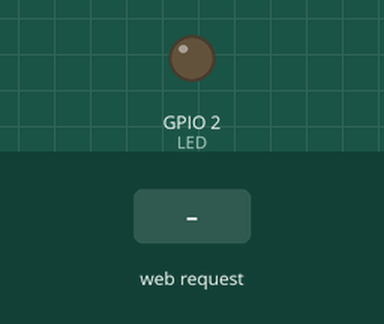
Recording of a sketch running on a simulated ESP8266 (NodeMCU). Parts: output pins drawn as LEDs (lit = HIGH). Inputs (shaded band) come from the test bench. WiFi joins after 1.5 s; servers stay silent unless stated; what the sketch prints to the serial monitor is not drawn.

Above: at 2.7 s.
2.8 s: HTTP request GET /setLED?LEDstate=0 received
At 3.1 s:
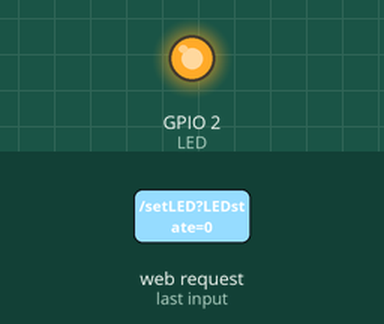
4.3 s: HTTP request GET /setLED?LEDstate=1 received
At 5.4 s:
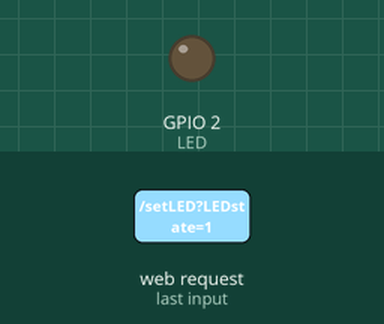
5.8 s: HTTP request GET /setLED received
At 6.6 s:
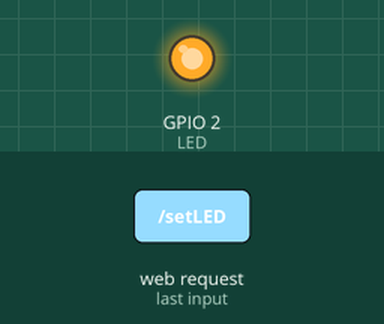
Timing chart, 0 to 8.8 s (numbered marks = the images above; inputs shaded):
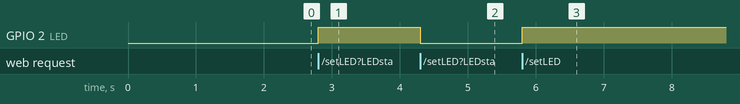

Measured:
- after the input at 2.8 s, GPIO 2 (LED): LOW → HIGH at once
- after the input at 4.3 s, GPIO 2 (LED): HIGH → LOW at once
- after the input at 5.8 s, GPIO 2 (LED): LOW → HIGH at once

The sketch:

nodemcu_http_server.ino
```cpp
/*
 * ESP8266 NodeMCU AJAX Demo
 * Updates and Gets data from webpage without page refresh
 * https://circuits4you.com
 */
#include <ESP8266WiFi.h>
#include <WiFiClient.h>
#include <ESP8266WebServer.h>

#include "index.h" //Our HTML webpage contents with javascripts

#define LED 2  //On board LED
const int trigPin = 5;  //D1
const int echoPin = 4;  //D2
long duration;
int distance;
int fill=50, time_to_fill=1;


//SSID and Password of your WiFi router
const char* ssid = "******";  // Enter SSID here
const char* password = "******";  // Enter password here

ESP8266WebServer server(80); //Server on port 80

//===============================================================
// This routine is executed when you open its IP in browser
//===============================================================
void handleRoot() {
 String s = MAIN_page; //Read HTML contents
 server.send(200, "text/html", s); //Send web page
}

void handleADC() {
 //int a = analogRead(A0);
 //String adcValue = String(a);

 digitalWrite(trigPin, LOW);
 delayMicroseconds(2);
  // Sets the trigPin on HIGH state for 10 micro seconds
 digitalWrite(trigPin, HIGH);
 delayMicroseconds(10);
 digitalWrite(trigPin, LOW);
 // Reads the echoPin, returns the sound wave travel time in microseconds
 duration = pulseIn(echoPin, HIGH);
 // Calculating the distance
 distance= duration*0.034/2;
 if (distance<115 && distance>0)
    {
      fill= 116-distance;
    }

 String adcValue = String(fill);

 server.send(200, "text/plane", adcValue); //Send ADC value only to client ajax request
}

void handleADC1() {
  time_to_fill=(distance-20)*5/31;
  String adcValue1 = String(time_to_fill);
  server.send(200, "text/plane", adcValue1);

}

void handleLED() {
 String ledState = "OFF";
 String t_state = server.arg("LEDstate"); //Refer  xhttp.open("GET", "setLED?LEDstate="+led, true);
 Serial.println(t_state);
 if(t_state == "1")
 {
  digitalWrite(LED,LOW); //LED ON
  ledState = "ON"; //Feedback parameter
 }
 else
 {
  digitalWrite(LED,HIGH); //LED OFF
  ledState = "OFF"; //Feedback parameter

 }
 server.send(200, "text/plane", ledState); //Send web page
}
//==============================================================
//                  SETUP
//==============================================================
void setup(void){

  pinMode(trigPin, OUTPUT); // Sets the trigPin as an Output
  pinMode(echoPin, INPUT);

  Serial.begin(9600);

  WiFi.begin(ssid, password);     //Connect to your WiFi router
  Serial.println("");

  //Onboard LED port Direction output
  pinMode(LED,OUTPUT);

  // Wait for connection
  while (WiFi.status() != WL_CONNECTED) {
    delay(500);
    Serial.print(".");
  }

  //If connection successful show IP address in serial monitor
  Serial.println("");
  Serial.print("Connected to ");
  Serial.println(ssid);
  Serial.print("IP address: ");
  Serial.println(WiFi.localIP());  //IP address assigned to your ESP

  server.on("/", handleRoot);      //Which routine to handle at root location. This is display page
  server.on("/setLED", handleLED);
  server.on("/readADC", handleADC);
  server.on("/readADC1", handleADC1);

  server.begin();                  //Start server
  Serial.println("HTTP server started");
}
//==============================================================
//                     LOOP
//==============================================================
void loop(void){
  server.handleClient();          //Handle client requests
}
```

index.h
```cpp
const char MAIN_page[] PROGMEM = R"=====(
<!DOCTYPE html>
<html>
<head>
<meta name="viewport" content="width=device-width, initial-scale=1">
<title>Toku Automations</title>
<style>
.card1{
    max-width: 350px;
     min-height: 150px;
     background: #02b875;
     margin: auto;
     padding: 30px;
     box-sizing: border-box;
     color: #FFF;
     margin:20px;
     box-shadow: 0px 2px 18px -4px rgba(0,0,0,0.75);
     text-align: center;
     position: relative;
     margin-left: auto;
    margin-right: auto;
    text-shadow: 2px 2px grey;
}
.card2{
    max-width: 350px;
     min-height: 150px;
     background: rgb(255, 165, 0);
     padding: 50px;
     box-sizing: border-box;
     color: #FFF;
     margin:20px;
     box-shadow: 0px 2px 18px -4px rgba(0,0,0,0.75);
     text-align: center;
     margin-left: auto;
     margin-right: auto;
}
.card3{
    max-width: 400px;
     min-height: 250px;
     background: rgb(25, 100, 255);
     padding: 50px;
     box-sizing: border-box;
     color: #FFF;
     margin:20px;
     box-shadow: 0px 2px 18px -4px rgba(0,0,0,0.75);
     text-align: center;
     margin-left: auto;
     margin-right: auto;i8
     font-size: 50px;
}
.button {
  background-color: #008CBA; /* Green */
  border: none;
  color: white;
  padding: 20px;
  text-align: center;
  text-decoration: none;
  display: inline-block;
  font-size: 16px;
  margin: 4px 2px;
  cursor: pointer;
  border-radius: 8px;
  width: 80px;
  text-align: center;
  box-shadow: 0 8px 16px 0 rgba(0,0,0,0.2), 0 6px 20px 0 rgba(0,0,0,0.19)
}
.button:hover {
  background-color: #4CAF50;
  color: white;
}
.button:active {
  background-color: #3e8e41;
  box-shadow: 0 3px #666;
  transform: translateY(2px);
}
.button1 {
  background-color: #008CBA; /* Green */
  border: none;
  color: white;
  padding: 20px;
  text-align: center;
  text-decoration: none;
  display: inline-block;
  font-size: 16px;
  margin: 4px 2px;
  cursor: pointer;
  border-radius: 8px;
  width: 150px;
  text-align: center;
  box-shadow: 0 8px 16px 0 rgba(0,0,0,0.2), 0 6px 20px 0 rgba(0,0,0,0.19)
}
.button1:hover {
  background-color: #4CAF50;
  color: white;
}
.button1:active {
  background-color: #3e8e41;
  box-shadow: 0 3px #666;
  transform: translateY(2px);
}
</style>
</head>
<body>
<p style="text-align:center; font-size: 30px; ">Toku Technologies</p>

<div class="card1">
  Water-pump Machine <br><br>
  <button class="button" type="button" onclick="sendData(1)">ON</button>
  &nbsp;&nbsp;&nbsp;&nbsp;&nbsp;&nbsp;&nbsp;&nbsp;&nbsp;
  <button class="button" type="button" onclick="sendData(0)">OFF</button>
  <br>
  <br>Machine State is : <span id="LEDState">NA</span>
</div>

<div class="card2">
  <h3>Tank-Water Level : <span id="ADCValue">0</span></h3>
  <h3>Time to fill : <span id="ADCValue1">0</span> minutes</h3>
  <button class="button1" type="button" onclick="sendData(1)">Fill & Off</button>

</div>

<script>
function sendData(led) {
  var xhttp = new XMLHttpRequest();
  xhttp.onreadystatechange = function() {
    if (this.readyState == 4 && this.status == 200) {
      document.getElementById("LEDState").innerHTML =
      this.responseText;
    }
  };
  xhttp.open("GET", "setLED?LEDstate="+led, true);
  xhttp.send();
}

setInterval(function() {
  // Call a function repetatively with 2 Second interval
  getData();
  getData1();
}, 2000); //2000mSeconds update rate

function getData() {
  var xhttp = new XMLHttpRequest();
  xhttp.onreadystatechange = function() {
    if (this.readyState == 4 && this.status == 200) {
      document.getElementById("ADCValue").innerHTML =
      this.responseText;
    }
  };
  xhttp.open("GET", "readADC", true);
  xhttp.send();
}

function getData1() {
  var xhttp = new XMLHttpRequest();
  xhttp.onreadystatechange = function() {
    if (this.readyState == 4 && this.status == 200) {
      document.getElementById("ADCValue1").innerHTML =
      this.responseText;
    }
  };
  xhttp.open("GET", "readADC1", true);
  xhttp.send();
}
</script>
</body>
</html>
)=====";
```
